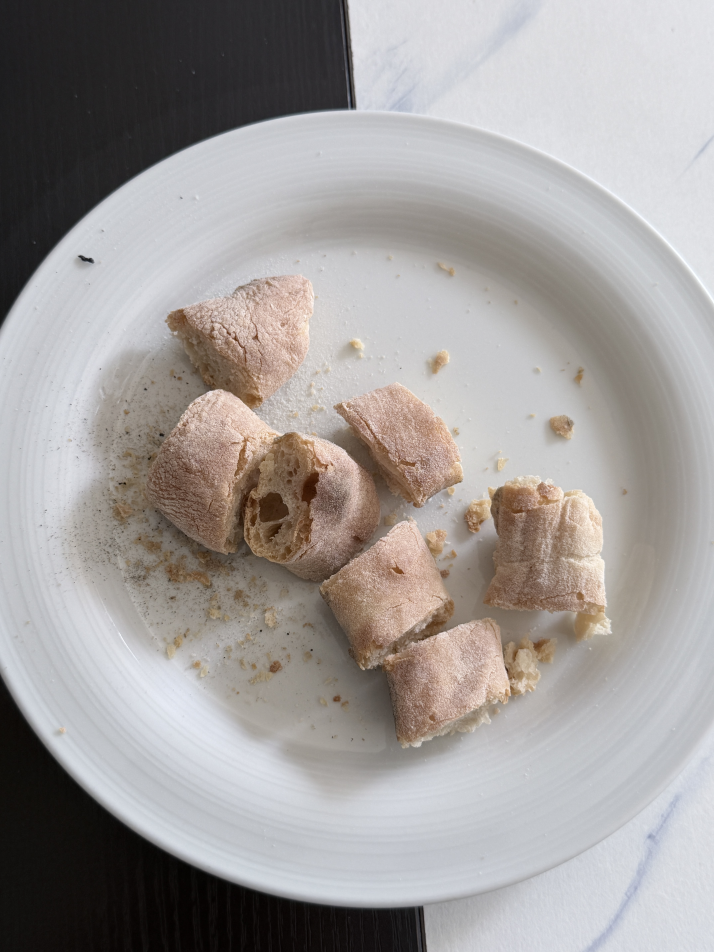
#> input picture services/ai-service/training/images/real_t001_before.JPG, 4284 x 5712 px (shown at 1/6 size)
$ python -i screen_replay_detector.py   (imports and definitions only)   (older library calls are emulated)
#> lines starting #> are read from the running program, lines starting #| are printed output that depends on the picture; after the words box and inside, x2 and y2 are one past the last pixel; in counts of white or black regions, pixels touching at a corner belong together
from math import hypot
from typing import cast

import cv2
import numpy as np
from numpy.typing import NDArray

from app.vision.models import ScreenReplayDetectionResult, ScreenReplayFeatures

UInt8Image = NDArray[np.uint8]
Float32Image = NDArray[np.float32]
Int32Lines = NDArray[np.int32]
Int32Contour = NDArray[np.int32]


class ScreenReplayDetector:
    # [319 lines left out: functions __init__, analyze, _resize, _fft_metrics, _border_line_density, _internal_display_region_score and 3 more, not called in this run]

    def _as_uint8_image(self, value: object) -> UInt8Image:
        return cast(UInt8Image, value)

    def _as_float32_image(self, value: object) -> Float32Image:
        return cast(Float32Image, value)

    # [20 lines left out: function _build_reason, not called in this run]

>>> import cv2
>>> picture = cv2.imread('../../training/images/real_t001_before.JPG')
#> picture is the input picture: shape (5712, 4284, 3); mean B, G, R 154.1, 155.8, 160.2
>>> result = ScreenReplayDetector().analyze(picture)
#> in _fft_metrics, `centered = (gray - float(gray.mean())) * window`:
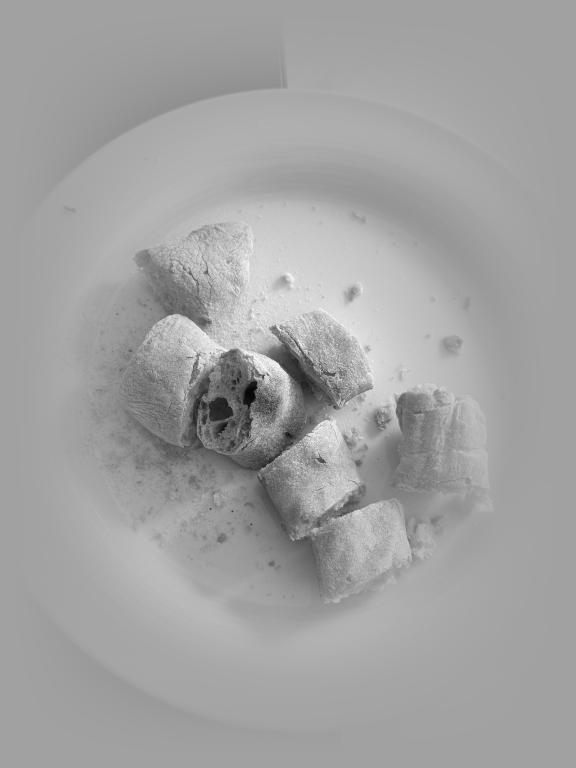
#> centered: shape (768, 576) float64; min -0.504, max 0.292, mean 0.00292; drawn with min black and max white
#> in _fft_metrics, `magnitude = np.log1p(np.abs(np.fft.fftshift(np.fft.fft2(centered))))`:
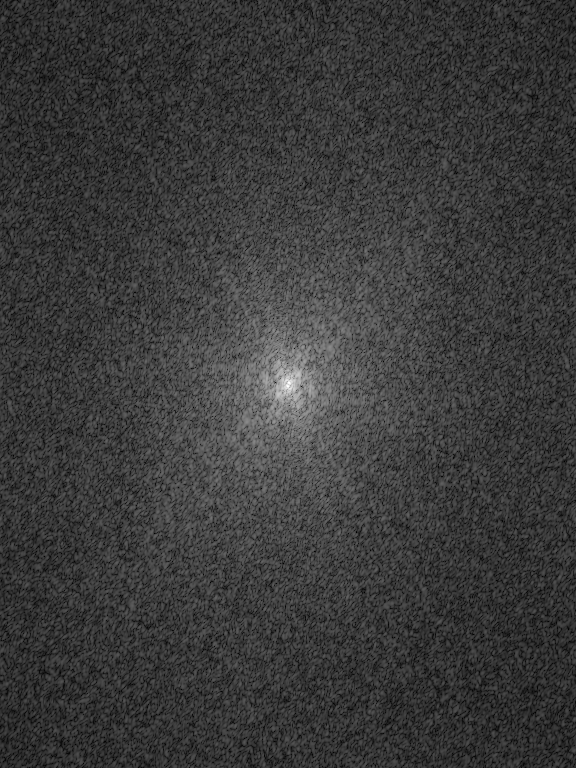
#> magnitude: shape (768, 576) float64; min 0.00438, max 8.81, mean 2.04; drawn with min black and max white
#> in _fft_metrics, `median_energy = float(np.median(values)) + 1e-6`: median_energy = 2.3
#> in _fft_metrics, `periodicity_ratio = float(np.percentile(values, 99.5) / median_energy)`: periodicity_ratio = 1.79
#> in _fft_metrics, `axis_energy = float(magnitude[axis_mask].mean()) if np.any(axis_mask) ..`: axis_energy = 2.47
#> in _fft_metrics, `axis_energy = float(magnitude[axis_mask].mean()) if np.any(axis_mask) ..`:
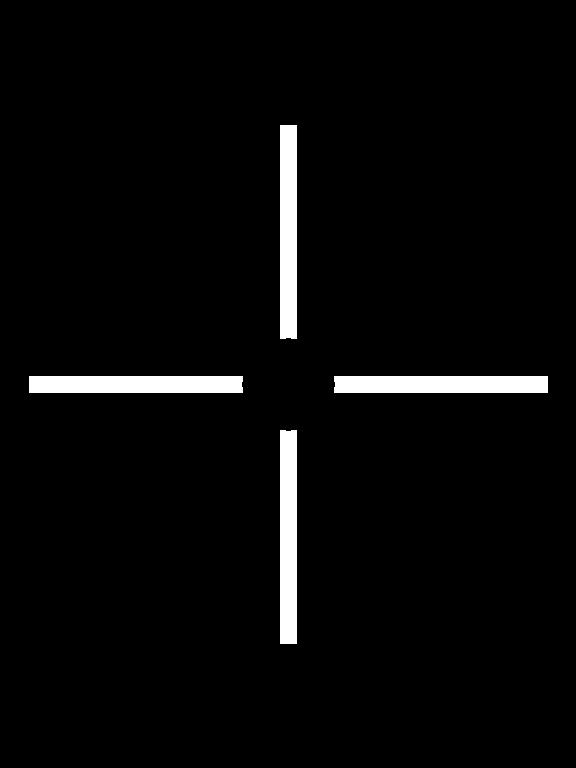
#> axis_mask: shape (768, 576) bool; 3.3% white; 4 white regions, box (x1, y1, x2, y2) and area: (280, 125, 297, 339) 3633, (29, 376, 243, 393) 3633, (334, 376, 548, 393) 3633, (280, 430, 297, 644) 3633
#> in _fft_metrics, `annulus_energy = float(values.mean()) + 1e-6`: annulus_energy = 2.3
#> in _fft_metrics, `axis_energy_ratio = axis_energy / annulus_energy`: axis_energy_ratio = 1.07
#> in _fft_metrics, `high_energy = float(magnitude[high_band].mean())`: high_energy = 2.1
#> in _fft_metrics, `mid_energy = float(magnitude[mid_band].mean()) + 1e-6`: mid_energy = 2.87
#> in _fft_metrics, `high_frequency_ratio = high_energy / mid_energy`: high_frequency_ratio = 0.734
#> in analyze, `fft_periodicity_ratio, fft_axis_energy_ratio, high_frequency_energy_ra..`: fft_periodicity_ratio = 1.79; fft_axis_energy_ratio = 1.07; high_frequency_energy_ratio = 0.734
#> in _border_line_density, `lines = cast( Int32Lines | None, cv2.HoughLinesP( edges, rho=1, theta=..`: lines = None
#> in analyze, `border_line_density = self._border_line_density(gray)`: border_line_density = 0
#> in _as_uint8_image (call 6), `return cast(UInt8Image, value)`:
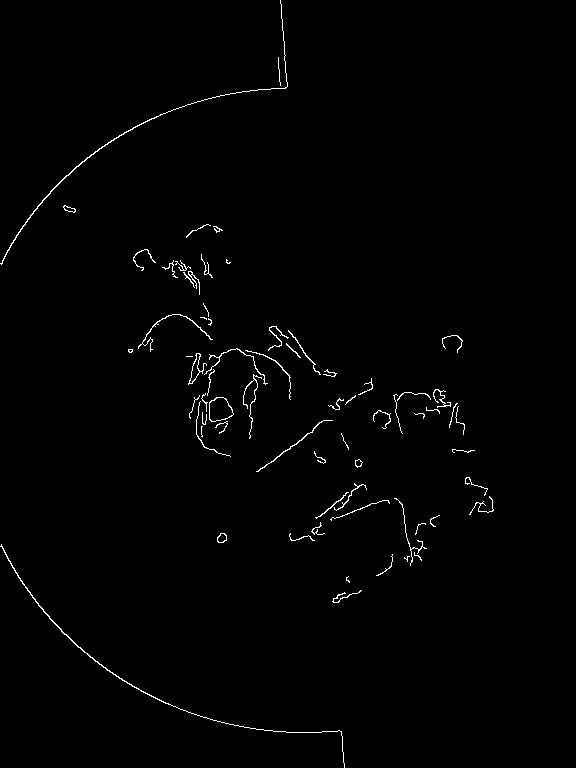
#> returned value: shape (768, 576); 0.94% white in thin lines or dots, all inside (x1, y1, x2, y2) = (0, 0, 494, 768)
#> in _internal_display_region_score, `contours_info = cv2.findContours( edges, cv2.RETR_LIST, cv2.CHAIN_APPR..`: contours_info = 75 contours, 53 with area under 20; largest, box (x1, y1, x2, y2) and area: (209, 397, 234, 422) 442, (209, 397, 234, 422) 426, (188, 353, 207, 385) 152, (189, 353, 201, 384) 133, (0, 544, 345, 768) 132
#> in _internal_display_region_score, `contours = cast(tuple[list[Int32Contour], object], contours_info)[0]`: contours has the same summary as contours_info
#> the loop in _internal_display_region_score, `for contour in contours:` made 75 passes
#> in analyze, `internal_display_region_score = self._internal_display_region_score(gr..`: internal_display_region_score = 0
#> in _ratio_gradient_shape_ratio, `ratio = gray / (base + 1e-4)`:
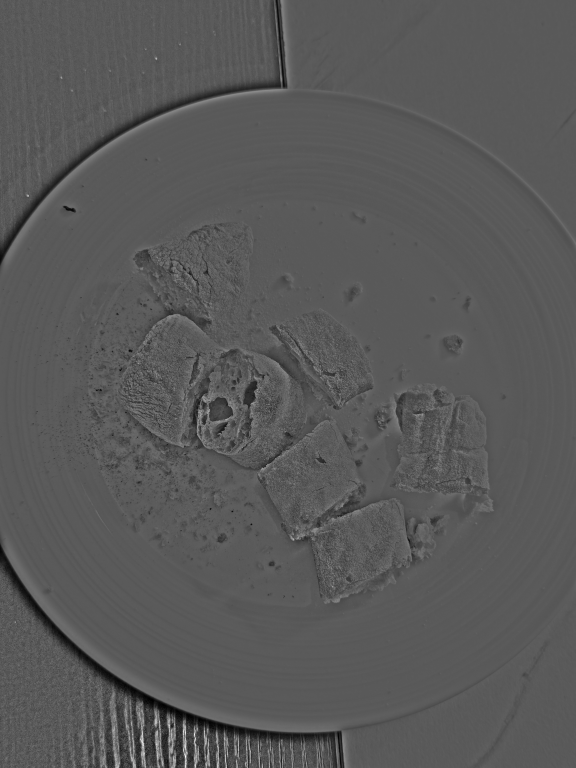
#> ratio: shape (768, 576) float32; min 0.0877, max 2.68, mean 0.992; drawn with min black and max white
#> in _ratio_gradient_shape_ratio, `ratio_min = float(np.min(ratio))`: ratio_min = 0.0877
#> in _ratio_gradient_shape_ratio, `ratio_max = float(np.max(ratio))`: ratio_max = 2.68
#> in _as_float32_image (call 5), `return cast(Float32Image, value)`:
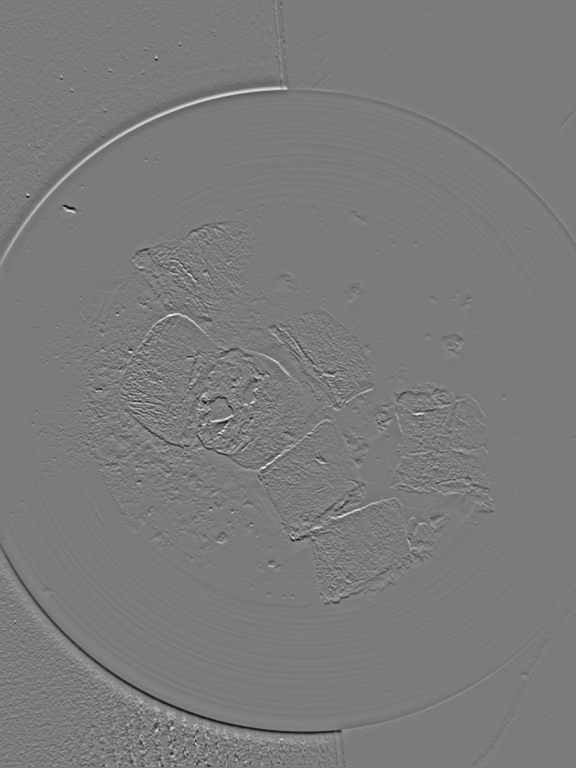
#> returned value: shape (768, 576) float32; min -5.77, max 6.13, mean -0.000134; drawn with min black and max white
#> in _as_float32_image (call 6), `return cast(Float32Image, value)`:
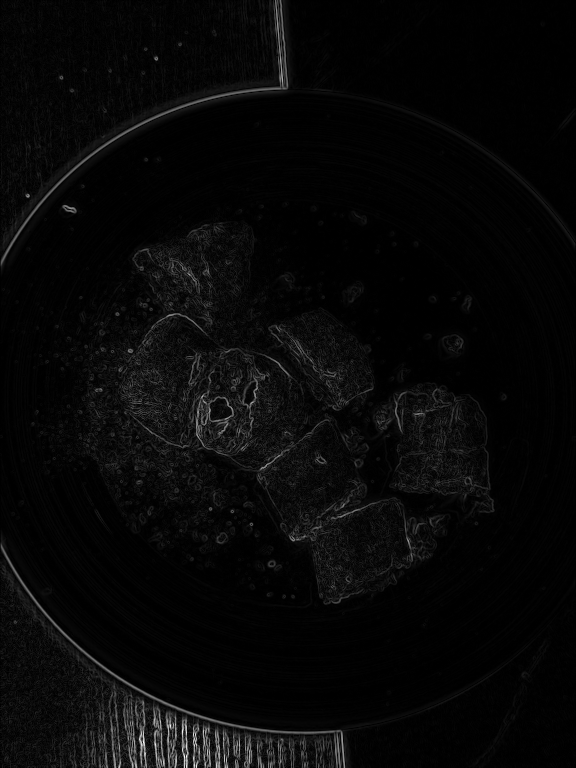
#> returned value: shape (768, 576) float32; min 0, max 10.8, mean 0.339; drawn with min black and max white
#> in _ratio_gradient_shape_ratio, `floor = np.percentile(values, 10)`: floor = 0.0266
#> in analyze, `ratio_gradient_shape_ratio = self._ratio_gradient_shape_ratio(gray)`: ratio_gradient_shape_ratio = 0.557
#> in analyze, `signal_scores = { "periodic_frequency_pattern": self._scale(fft_period..`: signal_scores = {'periodic_frequency_pattern': 0, 'axis_aligned_frequency_energy': 0, 'screen_border_lines': 0, 'internal_display_region': 0, 'microtexture_energy': 1, 'ratio_gradient_shape': 0}
#> in analyze, `score = ( 0.28 * signal_scores["screen_border_lines"] + 0.28 * signal_..`: score = 0.24
#> in analyze, `is_screen_replay = score >= self.reject_threshold or ( signal_scores["..`: is_screen_replay = False
#> in analyze, `confidence = score if is_screen_replay else 1.0 - score`: confidence = 0.76
#> in _build_reason, `strongest = [ name.replace("_", " ") for name, score in sorted( signal..`: strongest = ['microtexture energy']

$ run again, on services/ai-service/training/images/real_t002_before.JPG
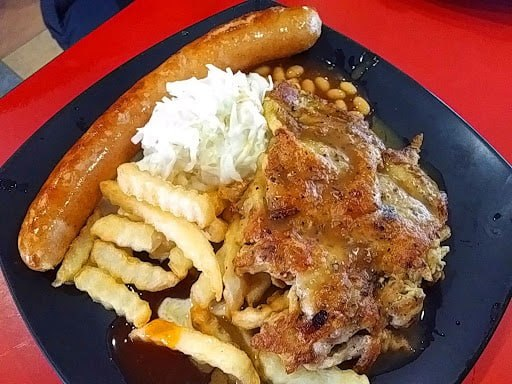
#> input picture services/ai-service/training/images/real_t002_before.JPG, 512 x 384 px
#> picture is the input picture: shape (384, 512, 3); mean B, G, R 68.6, 91.9, 145.5
#> median_energy = 2.62
#> periodicity_ratio = 1.67
#> axis_energy = 2.78
#> in _fft_metrics, `axis_energy = float(magnitude[axis_mask].mean()) if np.any(axis_mask) ..`:
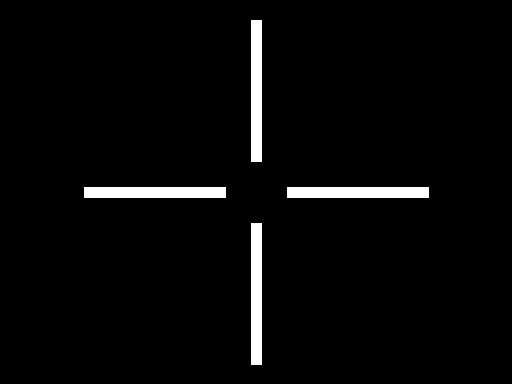
#> axis_mask: shape (384, 512) bool; 3.2% white; 4 white regions, box (x1, y1, x2, y2) and area: (251, 20, 262, 162) 1562, (84, 187, 226, 198) 1562, (287, 187, 429, 198) 1562, (251, 223, 262, 365) 1562
#> annulus_energy = 2.59
#> axis_energy_ratio = 1.07
#> high_energy = 2.41
#> mid_energy = 3.11
#> high_frequency_ratio = 0.774
#> fft_periodicity_ratio = 1.67; fft_axis_energy_ratio = 1.07; high_frequency_energy_ratio = 0.774
#> lines = 19 rows, first 6: [330, 143, 443, 256], [260, 228, 409, 325], [236, 241, 363, 368], [214, 196, 376, 358], [288, 143, 424, 279], [242, 305, 368, 363]
#> the loop in _border_line_density, `for line in lines[:, 0]:` made 19 passes
#> after the loop in _border_line_density, `for line in lines[:, 0]:`: total_length = 0
#> contours_info = 324 contours, 246 with area under 20; largest, box (x1, y1, x2, y2) and area: (98, 246, 202, 329) 1228, (115, 265, 202, 322) 1127, (315, 77, 346, 98) 233, (385, 133, 451, 283) 216, (284, 328, 372, 375) 198
#> contours has the same summary as contours_info
#> the loop in _internal_display_region_score, `for contour in contours:` made 324 passes
#> internal_display_region_score = 0
#> ratio_max = 6.22
#> in _as_float32_image (call 6), `return cast(Float32Image, value)`:
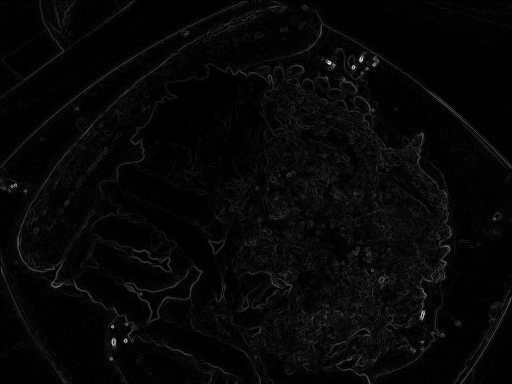
#> returned value: shape (384, 512) float32; min 0, max 17.3, mean 0.479; drawn with min black and max white
#> floor = 0.0453
#> ratio_gradient_shape_ratio = 0.801
#> signal_scores = {'periodic_frequency_pattern': 0, 'axis_aligned_frequency_energy': 0, 'screen_border_lines': 0, 'internal_display_region': 0, 'microtexture_energy': 1, 'ratio_gradient_shape': 0.0637}
#> score = 0.253
#> is_screen_replay = False
#> confidence = 0.747
#> strongest = ['microtexture energy']

$ run again, on services/ai-service/training/images/real_t003_before.JPG
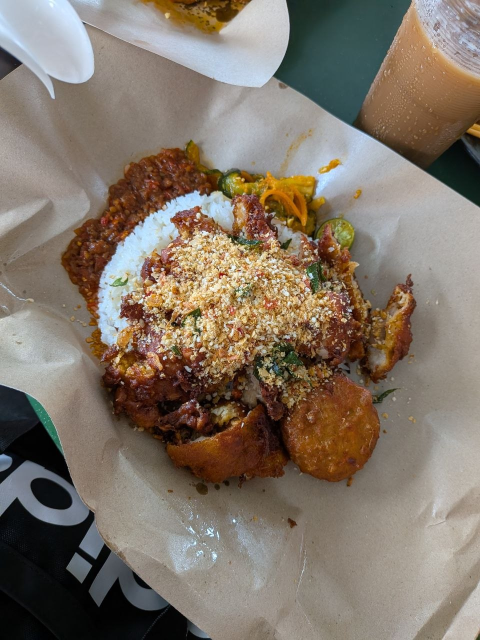
#> input picture services/ai-service/training/images/real_t003_before.JPG, 960 x 1280 px (shown at 1/2 size)
#> picture is the input picture: shape (1280, 960, 3); mean B, G, R 103.9, 116.6, 128.5
#> median_energy = 3.01
#> periodicity_ratio = 1.64
#> axis_energy = 3.21
#> axis_mask: shape (768, 576) bool; 3.3% white; 4 white regions, box (x1, y1, x2, y2) and area: (280, 125, 297, 339) 3633, (29, 376, 243, 393) 3633, (334, 376, 548, 393) 3633, (280, 430, 297, 644) 3633
#> annulus_energy = 3.01
#> axis_energy_ratio = 1.07
#> high_energy = 2.76
#> mid_energy = 3.7
#> high_frequency_ratio = 0.748
#> fft_periodicity_ratio = 1.64; fft_axis_energy_ratio = 1.07; high_frequency_energy_ratio = 0.748
#> in _as_uint8_image (call 3), `return cast(UInt8Image, value)`:
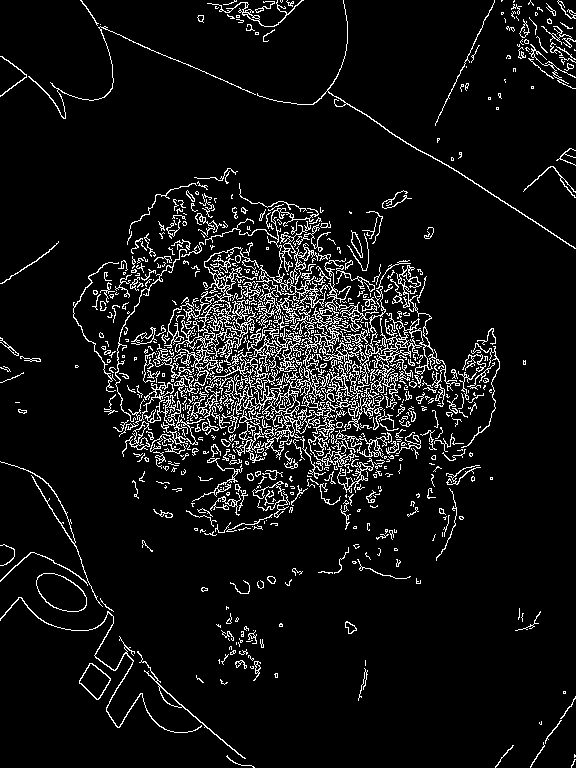
#> returned value: shape (768, 576); 7.4% white in thin lines or dots
#> lines = 80 rows, first 6: [144, 458, 381, 221], [201, 248, 401, 448], [147, 449, 336, 260], [135, 482, 344, 273], [155, 457, 378, 234], [126, 445, 331, 240]
#> the loop in _border_line_density, `for line in lines[:, 0]:` made 80 passes
#> after the loop in _border_line_density, `for line in lines[:, 0]:`: total_length = 0
#> contours_info = 456 contours, 318 with area under 20; largest, box (x1, y1, x2, y2) and area: (237, 274, 339, 440) 1691, (36, 573, 87, 612) 1346, (36, 573, 87, 612) 1306, (79, 663, 111, 700) 641, (264, 385, 330, 469) 616
#> contours has the same summary as contours_info
#> the loop in _internal_display_region_score, `for contour in contours:` made 456 passes
#> internal_display_region_score = 0
#> ratio_max = 4.64
#> in _as_float32_image (call 6), `return cast(Float32Image, value)`:
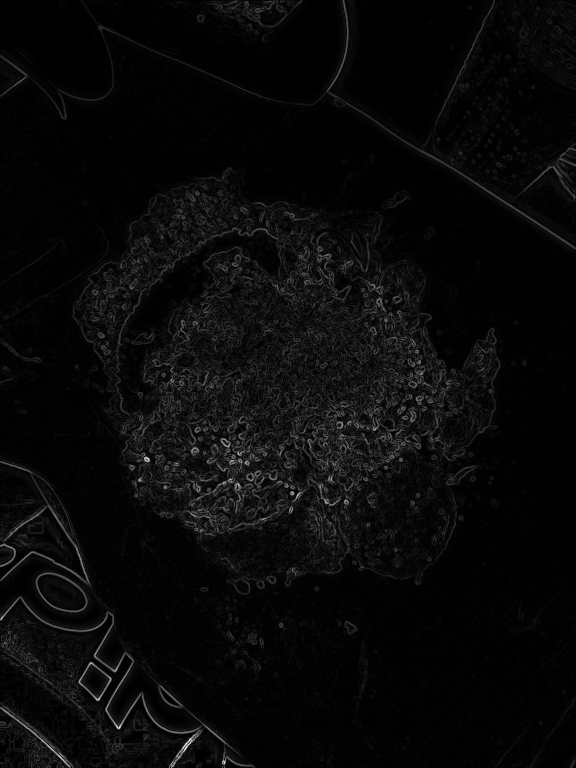
#> returned value: shape (768, 576) float32; min 0, max 12.37, mean 0.457; drawn with min black and max white
#> floor = 0.0382
#> ratio_gradient_shape_ratio = 0.675
#> signal_scores = {'periodic_frequency_pattern': 0, 'axis_aligned_frequency_energy': 0, 'screen_border_lines': 0, 'internal_display_region': 0, 'microtexture_energy': 1, 'ratio_gradient_shape': 0}
#> score = 0.24
#> is_screen_replay = False
#> confidence = 0.76
#> strongest = ['microtexture energy']
